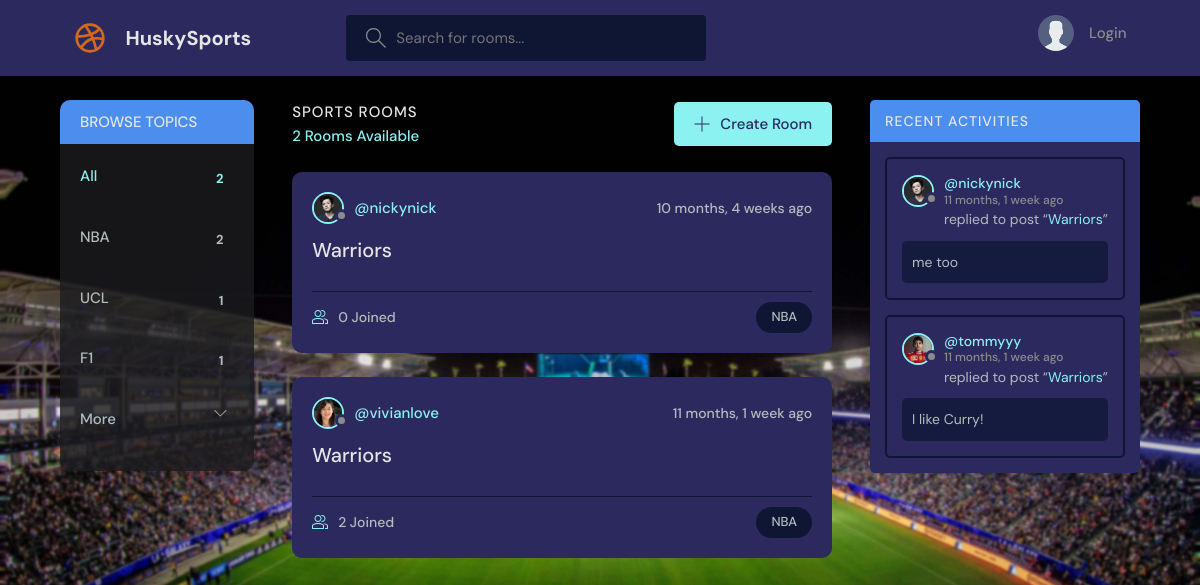
Screenshot of /?q=NBA with the database file from the repository.
### baseapp/models.py (models this page shows, shortened)
class Topic(models.Model):
    name = models.CharField(max_length=200)

class Room(models.Model):
    host = models.ForeignKey(User, on_delete=models.SET_NULL, null=True)
    topic = models.ForeignKey(Topic, on_delete=models.SET_NULL, null=True)
    name = models.CharField(max_length=200)
    description = models.TextField(null=True, blank=True)
    participants = models.ManyToManyField(User, related_name='participants', blank=True)
    updated = models.DateTimeField(auto_now=True)
    created = models.DateTimeField(auto_now_add=True)
    class Meta:
        ordering = ['-updated', '-created']
    def __str__(self):
        return self.name

class User(AbstractUser):
    name = models.CharField(max_length=200, null=True)
    email = models.EmailField( unique=True, null=True)
    bio = models.TextField(null=True)
    avatar = models.ImageField(null=True, default="avatar.svg")
    USERNAME_FIELD = 'email'
    REQUIRED_FIELDS = ['username']

class Message(models.Model):
    user= models.ForeignKey(User, on_delete=models.CASCADE)
    room = models.ForeignKey(Room, on_delete=models.CASCADE)
    body = models.TextField()
    updated = models.DateTimeField(auto_now=True)
    created = models.DateTimeField(auto_now_add=True)
    class Meta:
        ordering = ['-updated', '-created']

### baseapp/views.py (the view)
# urls.py: path('', views.home, name="home"),
def home(request):
    q = request.GET.get('q') if request.GET.get('q') else ''
    rooms = Room.objects.filter(
        Q(topic__name__icontains=q) |
        Q(name__icontains=q) |
        Q(description__icontains=q)
        )
    topics = Topic.objects.all()[0:5]
    room_count = rooms.count()
    room_messages = Message.objects.filter(Q(room__topic__name__icontains=q))
    context = {'rooms': rooms, 'topics': topics, 'room_count': room_count, 'room_messages': room_messages}
    return render(request, 'baseapp/home.html', context)

### baseapp/templates/baseapp/home.html (shortened to what this page needs)
{% extends 'main.html' %}
{% block content %}
<main class="layout layout--3">
  <div class="container">
    {% include 'baseapp/topics_component.html' %}
    <div class="roomList">
      <div class="roomList__header">
        <div>
          <h2>Sports Rooms</h2>
          <p>{{room_count}} Rooms Available</p>
        </div>
        <a class="btn btn--main" href="{% url 'create-room' %}">
          <svg version="1.1" xmlns="http://www.w3.org/2000/svg" width="32" height="32" viewBox="0 0 32 32">
            <title>add</title>
            <path
              d="M16.943 0.943h-1.885v14.115h-14.115v1.885h14.115v14.115h1.885v-14.115h14.115v-1.885h-14.115v-14.115z"
            ></path>
          </svg>
          Create Room
        </a>
      </div>
      {% include 'baseapp/feed_component.html' %}
    </div>
    {% include 'baseapp/activity_component.html' %}
  </div>
</main>
{% endblock %}

### baseapp/templates/baseapp/topics_component.html
<div class="topics">
    <div class="topics__header">
      <h2>Browse Topics</h2>
    </div>
    <ul class="topics__list">
      <li>
        <a href="{% url 'home' %}" class="active">All <span>{{room_count}}</span></a>
      </li>
      {% for topic in topics %}
        {% if topic.room_set.all.count != 0 %}
        <li>
          <a href="{% url 'home' %}?q={{topic.name}}">{{topic.name}}<span>{{topic.room_set.all.count}}</span></a>
        </li>
        {% endif %}
      {% endfor %}
      <li>
        <a href="{% url 'topics' %}">
          More
          <svg version="1.1" xmlns="http://www.w3.org/2000/svg" width="20" height="20" viewBox="0 0 50 50">
            <title>chevron-down</title>
            <path d="M16 21l-13-13h-3l16 16 16-16h-3l-13 13z" style="fill: var(--color-light-gray);"></path>
          </svg>
        </a>
      </li>
    </ul>
</div>

### baseapp/templates/baseapp/feed_component.html (shortened to what this page needs)
{% for room in rooms %}
<div class="roomListRoom">
    <div class="roomListRoom__header">
      <a href="{% url 'user-profile' room.host.id %}" class="roomListRoom__author">
        <div class="avatar avatar--small">
          <img src="{{room.host.avatar.url}}" />
        </div>
        <span>@{{room.host.username}}</span>
      </a>
      <div class="roomListRoom__actions">
        <span>{{room.created|timesince}} ago</span>
      </div>
    </div>
    <div class="roomListRoom__content">
      <a href="{% url 'room' room.id %}">{{room.name}}</a>
    </div>
    <div class="roomListRoom__meta">
      <a href="{% url 'room' room.id %}" class="roomListRoom__joined">
        {{room.participants.all.count}} Joined
      </a>
      <p class="roomListRoom__topic">{{room.topic.name}}</p>
    </div>
</div>
{% endfor %}

### baseapp/templates/baseapp/activity_component.html (shortened to what this page needs)
<div class="activities">
    <div class="activities__header">
      <h2>Recent Activities</h2>
    </div>
    {% for message in room_messages %}
    <div class="activities__box">
      <div class="activities__boxHeader roomListRoom__header">
        <a href="{% url 'user-profile' message.user.id %}" class="roomListRoom__author">
          <div class="avatar avatar--small">
            <img src="{{message.user.avatar.url}}" />
          </div>
          <p>
            @{{message.user.username}}
            <span>{{message.created|timesince}} ago</span>
          </p>
        </a>
      </div>
      <div class="activities__boxContent">
        <p>replied to post “<a href="{% url 'room' message.room.id %}">{{message.room}}</a>”</p>
        <div class="activities__boxRoomContent">
          {{message.body}}
        </div>
      </div>
    </div>
    {% endfor %}
</div>

### rows the page displays
Topic: name "NBA", room_set.all.count "2"
Topic: name "UCL", room_set.all.count "1"
Topic: name "F1", room_set.all.count "1"
Room: host.avatar (picture), host.username "nickynick", created "10 months, 4 weeks", name "Warriors", participants.all.count "0", topic.name "NBA"
Room: host.avatar (picture), host.username "vivianlove", created "11 months, 1 week", name "Warriors", participants.all.count "2", topic.name "NBA"
Message: user.avatar (picture), user.username "nickynick", created "11 months, 1 week", room "Warriors", body "me too"
Message: user.avatar (picture), user.username "tommyyy", created "11 months, 1 week", room "Warriors", body "I like Curry!"

### other values shown
{{ room_count }} "2"
